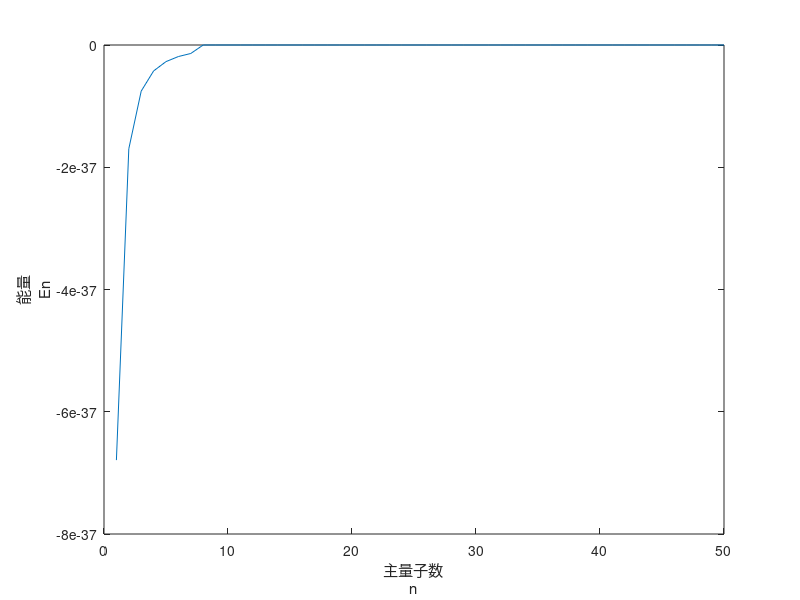

Recreate this plot in MATLAB.
%% 参数设定
e = 1.6E-19; % [C] 氢原子中电子电量
hbar = 6.63E-34; % [J*s] 约化普朗克常数
m = 9.11E-28; % [g] 氢原子折合质量 m = (me*mp)/(me+mp)≈me
a = (hbar)^2/(m*e^2);

%% 能级计算
n = 1:50;
En = -e^2/(2*a)*(n.*n).^(-1);
plot(n,En)
xlabel({'主量子数','n'})
ylabel({'能量','En'})